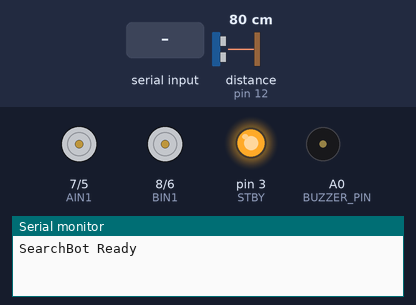
This sketch was run on a simulated Arduino Uno, built with avr-gcc and run on an emulated ATmega328P. Parts: direction and speed pins drawn as motors (green arrow = direction pin HIGH = forward, orange = LOW = backward, longer = more drive, stopped while the standby pin is LOW), output pins drawn as LEDs (lit = HIGH), buzzer (waves = sounding), the last lines printed to the serial monitor. Wiring (inferred from the names in the program): ultrasonic range finder: trigger pin 13; echo pin 12. The inputs (shaded band) are chosen by the test bench; at power-on: distance to the obstacle (sensor on pin 12) 80 cm. The echo pulse lasts 58.3 µs per cm; pins used as bus, display or sensor lines are not drawn.

Above: at 1.2 s.
1.3 s: "T" received over Serial
At 2.1 s:
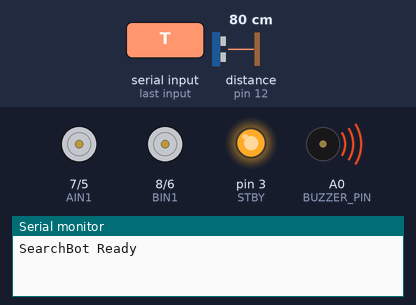
4.3 s: "A" received over Serial
At 5.9 s:
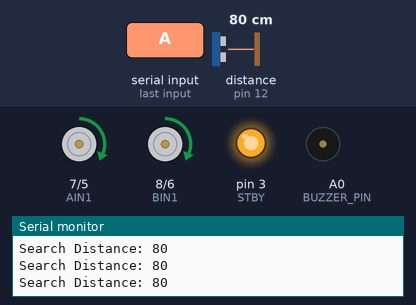
6.2 s: distance to the obstacle (sensor on pin 12) set to 2 cm
At 6.9 s:
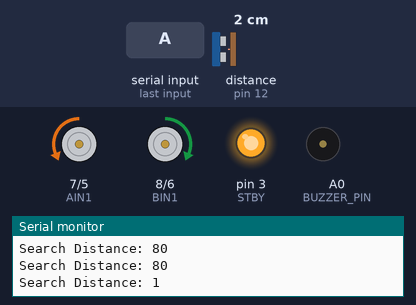
9.2 s: distance to the obstacle (sensor on pin 12) set to 19 cm
12.2 s: distance to the obstacle (sensor on pin 12) set to 23 cm
14.4 s: "L" received over Serial
At 14.8 s:
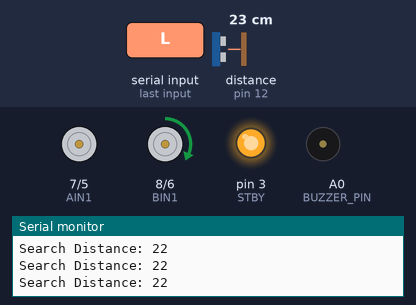
Timing chart, 0 to 16.9 s (numbered marks = the images above; inputs shaded):
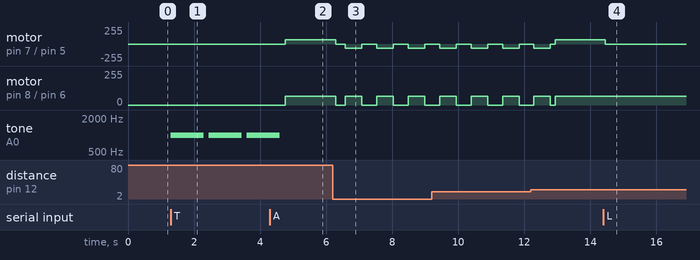

Measured:
- after the input at 1.3 s, tone on A0 (BUZZER_PIN): alternates 1000 Hz for 1.0 s and silent for 0.15 s, starting at once
- after the input at 4.3 s, motor on pin 7 (AIN1) / pin 5 (PWMA), motor on pin 8 (BIN1) / pin 6 (PWMB): stopped → forward 65/255 after 0.46 s
- after the input at 6.2 s, motor on pin 7 (AIN1) / pin 5 (PWMA): forward 65/255 → stopped after 0.09 s, then repeats every 0.95 s: backward 65/255 0.50 s, stopped 0.45 s; motor on pin 8 (BIN1) / pin 6 (PWMB): forward 65/255 → stopped after 0.09 s, then repeats every 0.95 s: forward 65/255 0.50 s, stopped 0.45 s
- after the input at 14.4 s, motor on pin 7 (AIN1) / pin 5 (PWMA): forward 65/255 → stopped after 0.06 s

The sketch:

V2SearchBot.ino
```cpp
#include "Motor.h"
#include "Ultrasonic.h"

Motor motor;
Ultrasonic ultrasonic;

// -----------------------------
// SETTINGS
// -----------------------------

const int SEARCH_SPEED = 65;
const int TRACK_SPEED  = 65;
const int TURN_SPEED   = 65;
const int BUZZER_PIN = A0;
// Safety distance set to 20cm to protect the camera lens
const int SAFE_DISTANCE = 20;


// -----------------------------

bool trackingMode = false;
bool searchMode = false;

char command = 'S';

// -----------------------------

void setup()
{
    Serial.begin(9600);

    motor.begin();
    ultrasonic.begin();
    pinMode(BUZZER_PIN, OUTPUT);
    digitalWrite(BUZZER_PIN, LOW);

    motor.stop();

    Serial.println("SearchBot Ready");
}

// -----------------------------

void loop()
{
    // 1. Always check the distance first
    int dist = ultrasonic.distance();

    // 2. Read Raspberry Pi command
    while (Serial.available() > 0)
    {
        char latest = Serial.read();

if (latest == 'A')
{
    searchMode = true;
    trackingMode = false;

    Serial.println("SEARCH MODE");
}

else if (latest == 'X')
{
    searchMode = false;
    trackingMode = false;

    motor.stop();

    Serial.println("IDLE MODE");
}

else if (latest == 'F' ||
         latest == 'L' ||
         latest == 'R' ||
         latest == 'S' ||
         latest == 'T')
{
    searchMode = false;
    trackingMode = true;

    command = latest;
}
    }

    // =====================================================
    // TRACK MODE
    // =====================================================
    if (trackingMode)
    {
        // EMERGENCY BRAKE: Overrides movement if the camera gets too close to a wall
        if (dist > 0 && dist <= SAFE_DISTANCE) {
            if (command == 'F' || command == 'L' || command == 'R') {
                command = 'S'; // Force stop
                Serial.println("EMERGENCY STOP - PROTECTING CAMERA!");
            }
        }

        switch(command)
        {
            case 'F':
                motor.forward(TRACK_SPEED);
                break;

            case 'L':
                motor.smoothLeft(TURN_SPEED);
                break;

            case 'R':
                motor.smoothRight(TURN_SPEED);
                break;

case 'T':
    motor.stop();

    // Target found - beep 3 times, 700 ms each
    for (int i = 0; i < 3; i++)
    {
        tone(BUZZER_PIN, 1000);
        delay(1000);
        noTone(BUZZER_PIN);
        delay(150);
    }

    command = 'S';
    break;

            case 'S':
            default:
                motor.stop();
                break;
        }

        return; // Skip search mode entirely while tracking
    }
if (!searchMode)
{
    motor.stop();
    return;
}
    // =====================================================
    // SEARCH MODE
    // =====================================================

    // Print distance to serial monitor for debugging
    Serial.print("Search Distance: ");
    Serial.println(dist);

    if (dist > SAFE_DISTANCE || dist == 0) // (dist == 0 usually means nothing is in range for the HC-SR04)
    {
        motor.forward(SEARCH_SPEED);
        delay(250);
    }
    else
    {
        motor.stop();
        delay(300);

        motor.right(TURN_SPEED);
        delay(500);

        motor.stop();
        delay(150);
    }
}
```

Motor.cpp
```cpp
#include "Motor.h"

// Motor Pins
const int STBY = 3;
const int PWMA = 5;
const int PWMB = 6;
const int AIN1 = 7;
const int BIN1 = 8;

void Motor::begin()
{
    pinMode(STBY, OUTPUT);
    pinMode(PWMA, OUTPUT);
    pinMode(PWMB, OUTPUT);
    pinMode(AIN1, OUTPUT);
    pinMode(BIN1, OUTPUT);

    stop();
}

void Motor::forward(int speed)
{
    digitalWrite(STBY, HIGH);
    digitalWrite(AIN1, HIGH);
    analogWrite(PWMA, speed);
    digitalWrite(BIN1, HIGH);
    analogWrite(PWMB, speed);
}

void Motor::backward(int speed)
{
    digitalWrite(STBY, HIGH);
    digitalWrite(AIN1, LOW);
    analogWrite(PWMA, speed);
    digitalWrite(BIN1, LOW);
    analogWrite(PWMB, speed);
}

void Motor::left(int speed)
{
    digitalWrite(STBY, HIGH);
    digitalWrite(AIN1, HIGH);
    analogWrite(PWMA, speed);
    digitalWrite(BIN1, LOW);
    analogWrite(PWMB, speed);
}

void Motor::right(int speed)
{
    digitalWrite(STBY, HIGH);
    digitalWrite(AIN1, LOW);
    analogWrite(PWMA, speed);
    digitalWrite(BIN1, HIGH);
    analogWrite(PWMB, speed);
}
void Motor::smoothLeft(int speed)
{
    digitalWrite(STBY, HIGH);

    // Left motor stops or goes slow, right motor moves forward
    digitalWrite(AIN1, LOW);
    analogWrite(PWMA, 0);       // Left side off

    digitalWrite(BIN1, HIGH);
    analogWrite(PWMB, speed);   // Right side moves
}

void Motor::smoothRight(int speed)
{
    digitalWrite(STBY, HIGH);

    // Left motor moves, right motor stops or goes slow
    digitalWrite(AIN1, HIGH);
    analogWrite(PWMA, speed);   // Left side moves

    digitalWrite(BIN1, LOW);
    analogWrite(PWMB, 0);       // Right side off
}
void Motor::stop()
{
    analogWrite(PWMA, 0);
    analogWrite(PWMB, 0);
    digitalWrite(AIN1, LOW);
    digitalWrite(BIN1, LOW);
    digitalWrite(STBY, HIGH);
}
```

Motor.h
```cpp
#ifndef MOTOR_H
#define MOTOR_H

#include <Arduino.h>

class Motor
{
public:
    void begin();
    void forward(int speed);
    void backward(int speed);
    void left(int speed);
    void right(int speed);
    void smoothLeft(int speed);
    void smoothRight(int speed);
    void stop();
};

#endif
```

Ultrasonic.cpp
```cpp
#include "Ultrasonic.h"

const int TRIG_PIN = 13;
const int ECHO_PIN = 12;

void Ultrasonic::begin()
{
    pinMode(TRIG_PIN, OUTPUT);
    pinMode(ECHO_PIN, INPUT);

    digitalWrite(TRIG_PIN, LOW);
}

int Ultrasonic::distance()
{
    digitalWrite(TRIG_PIN, LOW);
    delayMicroseconds(2);

    digitalWrite(TRIG_PIN, HIGH);
    delayMicroseconds(10);

    digitalWrite(TRIG_PIN, LOW);

    long duration = pulseIn(ECHO_PIN, HIGH, 30000);

    if (duration == 0)
        return 400;

    return duration / 58;
}
```

Ultrasonic.h
```cpp
#ifndef ULTRASONIC_H
#define ULTRASONIC_H

#include <Arduino.h>

class Ultrasonic
{
public:
    void begin();
    int distance();
};

#endif
```
